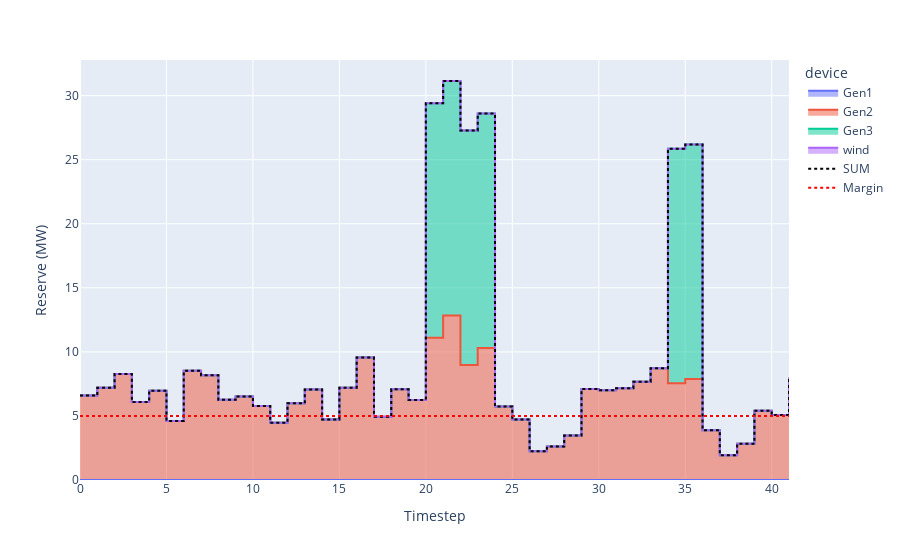

Source (notebook cell):
### Code cell
plots.plotReserve(mc,dynamicMargin=True)

### Figure 1 — Plotly figure (JSON) as saved in the notebook; plotly's stock layout.template omitted (floating-point values rounded to 4 significant figures)
{"data": [{"hovertemplate": "device=Gen1<br>time=%{x}<br>value=%{y}<extra></extra>", "legendgroup": "Gen1", "line": {"color": "#636efa", "shape": "hv"}, "mode": "lines", "name": "Gen1", "orientation": "v", "showlegend": true, "stackgroup": "1", "type": "scatter", "x": [0, 1, 2, 3, 4, 5, 6, 7, 8, 9, 10, 11, 12, 13, 14, 15, 16, 17, 18, 19, 20, 21, 22, 23, 24, 25, 26, 27, 28, 29, 30, 31, 32, 33, 34, 35, 36, 37, 38, 39, 40, 41], "xaxis": "x", "y": [0, 0, 0, 0, 0, 0, 0, 0, 0, 0, 0, 0, 0, 0, 0, 0, 0, 0, 0, 0, 0, 0, 0, 0, 0, 0, 0, 0, 0, 0, 0, 0, 0, 0, 0, 0, 0, 0, 0, 0, 0, 0], "yaxis": "y"}, {"hovertemplate": "device=Gen2<br>time=%{x}<br>value=%{y}<extra></extra>", "legendgroup": "Gen2", "line": {"color": "#EF553B", "shape": "hv"}, "mode": "lines", "name": "Gen2", "orientation": "v", "showlegend": true, "stackgroup": "1", "type": "scatter", "x": [0, 1, 2, 3, 4, 5, 6, 7, 8, 9, 10, 11, 12, 13, 14, 15, 16, 17, 18, 19, 20, 21, 22, 23, 24, 25, 26, 27, 28, 29, 30, 31, 32, 33, 34, 35, 36, 37, 38, 39, 40, 41], "xaxis": "x", "y": [6.588, 7.205, 8.269, 6.095, 6.973, 4.614, 8.523, 8.179, 6.257, 6.525, 5.773, 4.475, 5.988, 7.064, 4.729, 7.197, 9.567, 4.943, 7.075, 6.253, 11.11, 12.84, 8.97, 10.31, 5.744, 4.723, 2.237, 2.606, 3.471, 7.094, 7.001, 7.157, 7.665, 8.726, 7.544, 7.876, 3.893, 1.932, 2.826, 5.399, 5.066, 7.985], "yaxis": "y"}, {"hovertemplate": "device=Gen3<br>time=%{x}<br>value=%{y}<extra></extra>", "legendgroup": "Gen3", "line": {"color": "#00cc96", "shape": "hv"}, "mode": "lines", "name": "Gen3", "orientation": "v", "showlegend": true, "stackgroup": "1", "type": "scatter", "x": [0, 1, 2, 3, 4, 5, 6, 7, 8, 9, 10, 11, 12, 13, 14, 15, 16, 17, 18, 19, 20, 21, 22, 23, 24, 25, 26, 27, 28, 29, 30, 31, 32, 33, 34, 35, 36, 37, 38, 39, 40, 41], "xaxis": "x", "y": [0, 0, 0, 0, 0, 0, 0, 0, 0, 0, 0, 0, 0, 0, 0, 0, 0, 0, 0, 0, 18.3, 18.3, 18.3, 18.3, 0, 0, 0, 0, 0, 0, 0, 0, 0, 0, 18.3, 18.3, 0, 0, 0, 0, 0, 0], "yaxis": "y"}, {"hovertemplate": "device=wind<br>time=%{x}<br>value=%{y}<extra></extra>", "legendgroup": "wind", "line": {"color": "#ab63fa", "shape": "hv"}, "mode": "lines", "name": "wind", "orientation": "v", "showlegend": true, "stackgroup": "1", "type": "scatter", "x": [0, 1, 2, 3, 4, 5, 6, 7, 8, 9, 10, 11, 12, 13, 14, 15, 16, 17, 18, 19, 20, 21, 22, 23, 24, 25, 26, 27, 28, 29, 30, 31, 32, 33, 34, 35, 36, 37, 38, 39, 40, 41], "xaxis": "x", "y": [-9.77e-15, -9.77e-15, -1.066e-14, -2.381e-08, -4.722e-08, -8.882e-16, -3.02e-14, -3.889e-08, 3.333e-08, 3.611e-08, -2.778e-08, -3.175e-09, -3.968e-09, 3.889e-08, -3.81e-08, -1.954e-14, 3.135e-08, 3.889e-08, 3.056e-08, 3.333e-08, 2.817e-08, 3.77e-08, 3.095e-08, -1.667e-08, -2.22e-15, -8.882e-16, 0, -9.714e-17, -3.053e-16, 4.441e-16, -3.02e-14, -2.043e-14, -1.954e-14, -2.043e-14, -1.998e-15, -1.776e-15, 1.11e-15, -2.012e-16, 0, -3.997e-15, 0, -1.066e-14], "yaxis": "y"}, {"line": {"color": "black", "dash": "dot", "shape": "hv"}, "name": "SUM", "type": "scatter", "x": [0, 1, 2, 3, 4, 5, 6, 7, 8, 9, 10, 11, 12, 13, 14, 15, 16, 17, 18, 19, 20, 21, 22, 23, 24, 25, 26, 27, 28, 29, 30, 31, 32, 33, 34, 35, 36, 37, 38, 39, 40, 41], "y": [6.588, 7.205, 8.269, 6.095, 6.973, 4.614, 8.523, 8.179, 6.257, 6.525, 5.773, 4.475, 5.988, 7.064, 4.729, 7.197, 9.567, 4.943, 7.075, 6.253, 29.41, 31.14, 27.27, 28.61, 5.744, 4.723, 2.237, 2.606, 3.471, 7.094, 7.001, 7.157, 7.665, 8.726, 25.84, 26.18, 3.893, 1.932, 2.826, 5.399, 5.066, 7.985]}, {"line": {"color": "red", "dash": "dot"}, "mode": "lines", "name": "Margin", "type": "scatter", "x": [0, 1, 2, 3, 4, 5, 6, 7, 8, 9, 10, 11, 12, 13, 14, 15, 16, 17, 18, 19, 20, 21, 22, 23, 24, 25, 26, 27, 28, 29, 30, 31, 32, 33, 34, 35, 36, 37, 38, 39, 40, 41], "y": [5, 5, 5, 5, 5, 5, 5, 5, 5, 5, 5, 5, 5, 5, 5, 5, 5, 5, 5, 5, 5, 5, 5, 5, 5, 5, 5, 5, 5, 5, 5, 5, 5, 5, 5, 5, 5, 5, 5, 5, 5, 5]}], "layout": {"autosize": true, "legend": {"title": {"text": "device"}, "tracegroupgap": 0}, "margin": {"t": 60}, "xaxis": {"anchor": "y", "autorange": true, "domain": [0, 1], "range": [0, 41], "title": {"text": "Timestep"}, "type": "linear"}, "yaxis": {"anchor": "x", "autorange": true, "domain": [0, 1], "range": [0, 32.78], "title": {"text": "Reserve (MW)"}, "type": "linear"}}}
